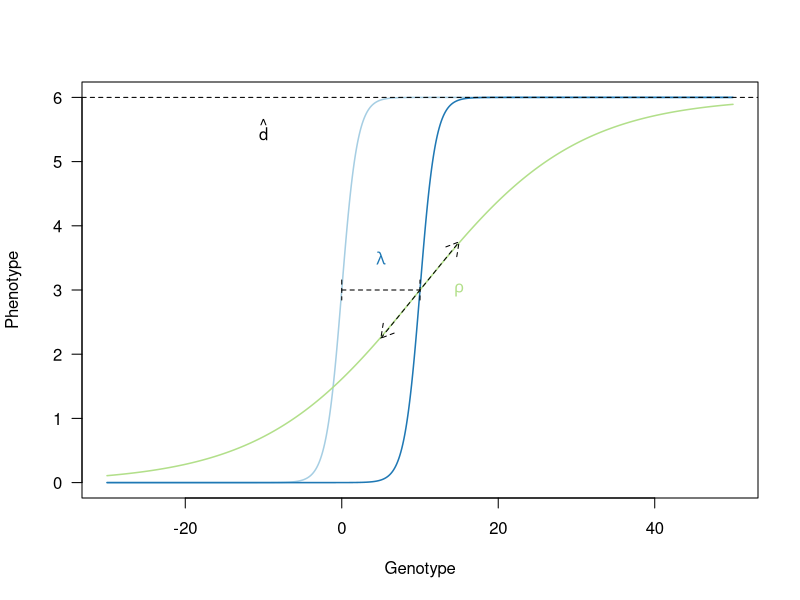

Here is the R script that generated this plot:
# This script will provide a visualization of the function transforming dispersal
#    "genotypes" (sum of allele values) to phenotypes. This function is bounded at
#    0 since dispersal distances by definition must be strictly positive and at
#    a maximum achievable dispersal phenotype (d_max). The maximum value has two
#    functions: (1) it mimics biologically realistic scenarios where physiological
#    or physical constraints will produce an upper bound on dispersal (e.g. wind
#    dispersed seeds can only become so light and still be viable) and (2) it
#    allows the transition between the minimum and maximum phenotypes to more
#    closely approximate a linear transition, meaning an allele has similar effects
#    within the range of moderate dispersal phenotypes. The figure will demonstrate
#    these features.

setwd("~/Desktop/GitHubRepos/DispersalEvolution/")
library(RColorBrewer)

# First, create a simplified version of the DispPhen function used in the model
DispPhen <- function(genotype, dmax, rho, lambda){
     # Use the genotype to calculate the expected dispersal distance (phenotype)
     d <- (dmax * exp(rho * (genotype - lambda))) / (1 + exp(rho * (genotype - lambda)))
     return(d)
}

genotypes <- seq(-30, 50, length.out = 1000)
dmax <- 6
rho <- 0.1
lambda <- 10

AltRho <- 1
AltLambda <- 0

NoRhoPhens <- DispPhen(genotype = genotypes, dmax = dmax, rho = AltRho, lambda = AltLambda)
NoRhoLambdaPhens <- DispPhen(genotype = genotypes, dmax = dmax, rho = AltRho, lambda = lambda)
PaperPhens  <- DispPhen(genotype = genotypes, dmax = dmax, rho = rho, lambda = lambda)

PairedCols <- brewer.pal(n = 12, name = "Paired")


# Now make the visualization
pdf(file = "ResultFigures/FigureS1_new.pdf", width = 5, height = 4, onefile = FALSE, paper = "special", useDingbats = FALSE)
     plot(x = genotypes, y = NoRhoPhens, type = "l", lwd = 1.5, ylab = "Phenotype", xlab = "Genotype",
          las = 1, main = "", col = PairedCols[1])
     lines(x = genotypes, y = NoRhoLambdaPhens, lwd = 1.5, col = PairedCols[2])
     lines(x = genotypes, y = PaperPhens, lwd = 1.5, col = PairedCols[3])
     arrows(x0 = 0, y0 = dmax/2, x1 = lambda, y1 = dmax/2, lty = 2, code = 3, angle = 90, length = 0.1)
     text(x = lambda/2, y = dmax/2+0.5, labels = expression(lambda), col = PairedCols[2])
     arrows(x0 = 0.5*lambda, y0 = dmax*(rho*lambda/8 + 0.5 - rho*lambda/4), 
              x1 = 1.5*lambda, y1 = dmax*(3*rho*lambda/8 + 0.5 - rho*lambda/4), 
            lty = 2, col = "black", code = 3, length = 0.15)
     text(x = lambda/2 + 10, y = dmax/2, labels = expression(rho), col = PairedCols[3])
     abline(h = dmax, lty = 2)
     text(x = -1*lambda, y = 5.5, labels = expression(hat(d)))
dev.off()




